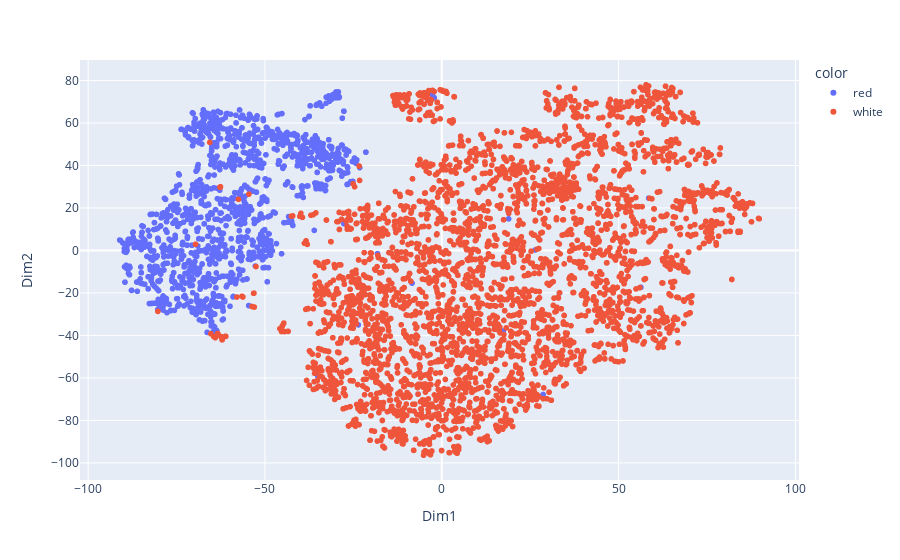

The notebook cell this image was saved under:
### Code cell
tsne_df = pd.DataFrame(data = tsne_results, columns = ['Dim1', 'Dim2'])

tsne_df['color'] = wine['color'].values

fig = px.scatter(tsne_df, x='Dim1', y='Dim2', color='color')
fig.show()

### Figure 1 — Plotly figure (JSON) as saved in the notebook; plotly's stock layout.template omitted (floating-point values rounded to 4 significant figures; data arrays with more than 128 entries replaced by an {"elided": "..."} marker saying what was removed)
{"data": [{"hovertemplate": "color=red<br>Dim1=%{x}<br>Dim2=%{y}<extra></extra>", "legendgroup": "red", "marker": {"color": "#636efa", "symbol": "circle"}, "mode": "markers", "name": "red", "showlegend": true, "type": "scattergl", "x": {"elided": "1599 float values"}, "xaxis": "x", "y": {"elided": "1599 float values"}, "yaxis": "y"}, {"hovertemplate": "color=white<br>Dim1=%{x}<br>Dim2=%{y}<extra></extra>", "legendgroup": "white", "marker": {"color": "#EF553B", "symbol": "circle"}, "mode": "markers", "name": "white", "showlegend": true, "type": "scattergl", "x": {"elided": "4898 float values"}, "xaxis": "x", "y": {"elided": "4898 float values"}, "yaxis": "y"}], "layout": {"legend": {"title": {"text": "color"}, "tracegroupgap": 0}, "margin": {"t": 60}, "xaxis": {"anchor": "y", "domain": [0, 1], "title": {"text": "Dim1"}}, "yaxis": {"anchor": "x", "domain": [0, 1], "title": {"text": "Dim2"}}}}
